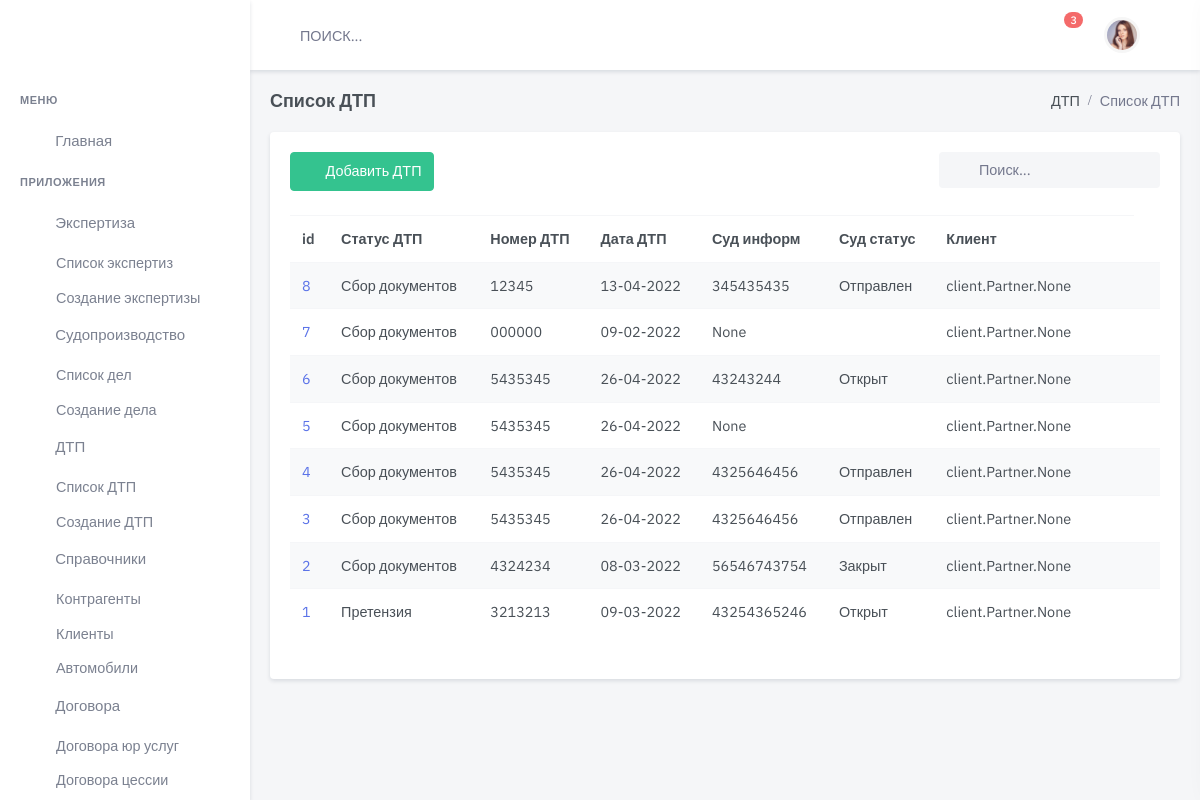
The page /accident/ on the database its author committed.
### accident/models.py (models this page shows, shortened)
class Accident(models.Model):
    status = models.ForeignKey(
        Status,
        on_delete=models.CASCADE,
        related_name='status_acc',
        blank=True,
        null=True, verbose_name='Статус  дела о ДТП')
    data = models.DateField(
        blank=True,
        null=True,
        default=None,
        verbose_name='Дата ДТП ')
    time = models.TimeField(
        blank=True,
        null=True,
        default=None,
        verbose_name='Время ДТП ')
    location_accident = models.CharField(
        max_length=400,
        blank=True,
        default=None,
        verbose_name='Место ДТП')
    number = models.CharField(
        max_length=24,
        blank=True,
        null=True,
        default=None,
        verbose_name='Номер протокола')
    dtp_doc = models.ForeignKey(
        AccidentDoc,
        on_delete=models.CASCADE,
        related_name='dtp_doc',
        blank=True,
        null=True, verbose_name='Документ Основание ')
    file_doc = models.FileField(
        upload_to='upload/protokol_doc/',
        null=True, default=None,
        verbose_name="Файл Основание",
        blank=True, )
    dtp_pos = models.ForeignKey(
        AccidentPos,
        on_delete=models.CASCADE,
        related_name='AccidentPos',
        blank=True,
        null=True,
        verbose_name='Документ Постановление ')
    file_pos = models.FileField(
        upload_to='upload/protokol_pos/',
        null=True,
        default=None,
        blank=True,
        verbose_name="Файл Постановление")
    court_info = models.ForeignKey(
        InfoCourt,
        on_delete=models.CASCADE,
        related_name='court_info',
        blank=True,
        null=True, verbose_name='Инфо о Судопроизводстве')
    data_insurance = models.DateField(
        blank=True,
        null=True,
        default=None,
        verbose_name='Дата обращения в Страховую')
    message = models.CharField(
        max_length=100000,
        blank=True,
        null=True,
        default=None,
        verbose_name='Комментарий')
    slug = models.SlugField(max_length=200, default=uuid.uuid1)
    is_active = models.BooleanField(default=True)
    created = models.DateTimeField(auto_now_add=True, auto_now=False)
    updated = models.DateTimeField(auto_now_add=False, auto_now=True)
    def __str__(self):
        return 'id {}, номер {}, место дтп {}, клиент{}'.format(self.id, self.number, self.location_accident,
                                    self.partner_accident.filter(type='True').first())
    class Meta:
        verbose_name = "ДТП  "
        verbose_name_plural = "ДТП"
        ordering = ['-created']

class Status(models.Model):
    name = models.CharField(
        max_length=100,
        blank=True,
        null=True,
        default=None,
        verbose_name='Наименование')
    comment = models.CharField(
        max_length=100,
        blank=True,
        null=True,
        default=None,
        verbose_name='Комментарий')
    is_active = models.BooleanField(default=True)
    created = models.DateTimeField(auto_now_add=True, auto_now=False)
    updated = models.DateTimeField(auto_now_add=False, auto_now=True)
    def __str__(self):
        return "%s" % self.name
    class Meta:
        verbose_name = 'Статус  дела о ДТП'
        verbose_name_plural = 'Статусы дела о ДТП'

### court/models.py (models this page shows, shortened)
class InfoCourt(models.Model):
    status = models.ForeignKey(
        Status,
        on_delete=models.CASCADE,
        verbose_name='Статус  дела',
        related_name='court_status',
        default=None,
        blank=True,
        null=True
                               )
    judge = models.ForeignKey(
        judge,
        on_delete=models.CASCADE,
        verbose_name='Судья',
        related_name='court_judge',
        default=None,
        blank=True,
        null=True
                               )
    case_number = models.CharField(
        max_length=24,
        blank=True,
        null=True,
        default=None,
        verbose_name='Номер Судебного дела')
    uid_number = models.CharField(
        max_length=26,
        blank=True,
        null=True,
        default=None,
        verbose_name='УИД Судебного дела')
    data_reg = models.DateField(
        blank=True,
        null=True,
        default=None,
        verbose_name='Дата регистрации дела')
    location = models.ForeignKey(
        ListCourt,
        on_delete=models.CASCADE,
        blank=True,
        null=True,
        default=None,
        related_name='location', verbose_name='Место  ')
    message = models.TextField(
        max_length=50000,
        blank=True,
        null=True,
        default=None,
        verbose_name='Результат события Коментарий')
    is_active = models.BooleanField(default=True)
    created = models.DateTimeField(auto_now_add=True, auto_now=False)
    updated = models.DateTimeField(auto_now_add=False, auto_now=True)
    def __str__(self):
        return "%s" % self.uid_number
    class Meta:
        verbose_name = "Информация дела"
        verbose_name_plural = "Информация дела"
        ordering = ['-created']

class Status(models.Model):
    name = models.CharField(
        max_length=100,
        blank=True,
        null=True,
        default=None,
        verbose_name='Наименование')
    comment = models.CharField(
        max_length=100,
        blank=True,
        null=True,
        default=None,
        verbose_name='Комментарий')
    is_active = models.BooleanField(default=True)
    created = models.DateTimeField(auto_now_add=True, auto_now=False)
    updated = models.DateTimeField(auto_now_add=False, auto_now=True)
    def __str__(self):
        return "%s" % self.name
    class Meta:
        verbose_name = 'Статус  судебной оперции'
        verbose_name_plural = 'Статусы судебных операций'

### accident/views.py (the view)
# urls.py: path('', accident_list, name='accident-list'),
def accident_list(request):
    accident = Accident.objects.all()
    print(accident)
    return render(request,
                  'dist/accident/list.html',
                  {'accident': accident,
                   }
                  )

### client/models.py (called while the page is built)
    def __str__(self):
        return "%s" % self.name

    def __str__(self):
        return "%s" % self.status

### templates/dist/accident/list.html (shortened to what this page needs)
{% extends 'dist/index.html' %}
{% load static %}
{% block content %}
  <div class="main-content">
    <div class="page-content">
      <div class="container-fluid">
        <div class="row">
          <div class="col-12">
            <div class="page-title-box d-flex align-items-center justify-content-between">
              <h4 class="mb-0">Список ДТП</h4>
              <div class="page-title-right">
                <ol class="breadcrumb m-0">
                  <li class="breadcrumb-item"><a href="javascript: void(0);">ДТП</a></li>
                  <li class="breadcrumb-item active">Список ДТП</li>
                </ol>
              </div>
            </div>
          </div>
        </div>
        <div class="row">
          <div class="col-lg-12">
            <div class="card">
              <div class="card-body">
                <div class="row mb-2">
                  <div class="col-md-6">
                    <div class="mb-3">
                      <a href="{% url 'accident-new' %}" class="btn btn-success waves-effect waves-light">
                        <i class="mdi mdi-plus me-2"></i> Добавить ДТП</a>
                    </div>
                  </div>
                  <div class="col-md-6">
                    <div class="form-inline float-md-end mb-3">
                      <div class="search-box ms-2">
                        <div class="position-relative">
                          <input type="text" class="form-control rounded bg-light border-0" placeholder="Поиск...">
                          <i class="mdi mdi-magnify search-icon"></i>
                        </div>
                      </div>
                    </div>
                  </div>
                </div>
                <div class="table-responsive mb-4">
                  <table class="table table-striped table-nowrap mb-0">
                    <thead>
                    <tr>
                      <th scope="col">id</th>
                      <th scope="col">Статус ДТП</th>
                      <th scope="col">Номер ДТП</th>
                      <th scope="col">Дата ДТП</th>
                      <th scope="col">Суд информ</th>
                      <th scope="col">Суд статус</th>
                      <th scope="col" style="width: 200px;">Клиент</th>
                    </tr>
                    </thead>
                    <tbody>
                    {% for item in accident %}
                      <tr>
                        <td>
                          <a href="/accident/accident-add-partner/{{ item.id }}/">{{ item.id }}</a>
                        </td>
                        <td>{{ item.status }}</td>
                        <td>{{ item.number }}</td>
                        <td>{{ item.data |date:"d-m-Y" }}</td>
                        <td>{{ item.court_info}} </td>
                        <td>{{ item.court_info.status }}</td>
                        <td>{{ item.partner_accident }}</td>
                        <td>
                        </td>
                      </tr>
                    {% endfor %}
                    </tbody>
                  </table>
                 </div>
              </div>
            </div>
          </div>
        </div>
      </div>
    </div>
  </div>
{% endblock content %}

### rows shown on the page
Accident: id "8", status "Сбор документов", number "12345", data "13-04-2022", court_info "345435435", court_info.status "Отправлен", partner_accident "client.Partner.None"
Accident: id "7", status "Сбор документов", number "000000", data "09-02-2022", court_info "None", partner_accident "client.Partner.None"
Accident: id "6", status "Сбор документов", number "5435345", data "26-04-2022", court_info "43243244", court_info.status "Открыт", partner_accident "client.Partner.None"
Accident: id "5", status "Сбор документов", number "5435345", data "26-04-2022", court_info "None", partner_accident "client.Partner.None"
Accident: id "4", status "Сбор документов", number "5435345", data "26-04-2022", court_info "4325646456", court_info.status "Отправлен", partner_accident "client.Partner.None"
Accident: id "3", status "Сбор документов", number "5435345", data "26-04-2022", court_info "4325646456", court_info.status "Отправлен", partner_accident "client.Partner.None"
Accident: id "2", status "Сбор документов", number "4324234", data "08-03-2022", court_info "56546743754", court_info.status "Закрыт", partner_accident "client.Partner.None"
Accident: id "1", status "Претензия", number "3213213", data "09-03-2022", court_info "43254365246", court_info.status "Открыт", partner_accident "client.Partner.None"
